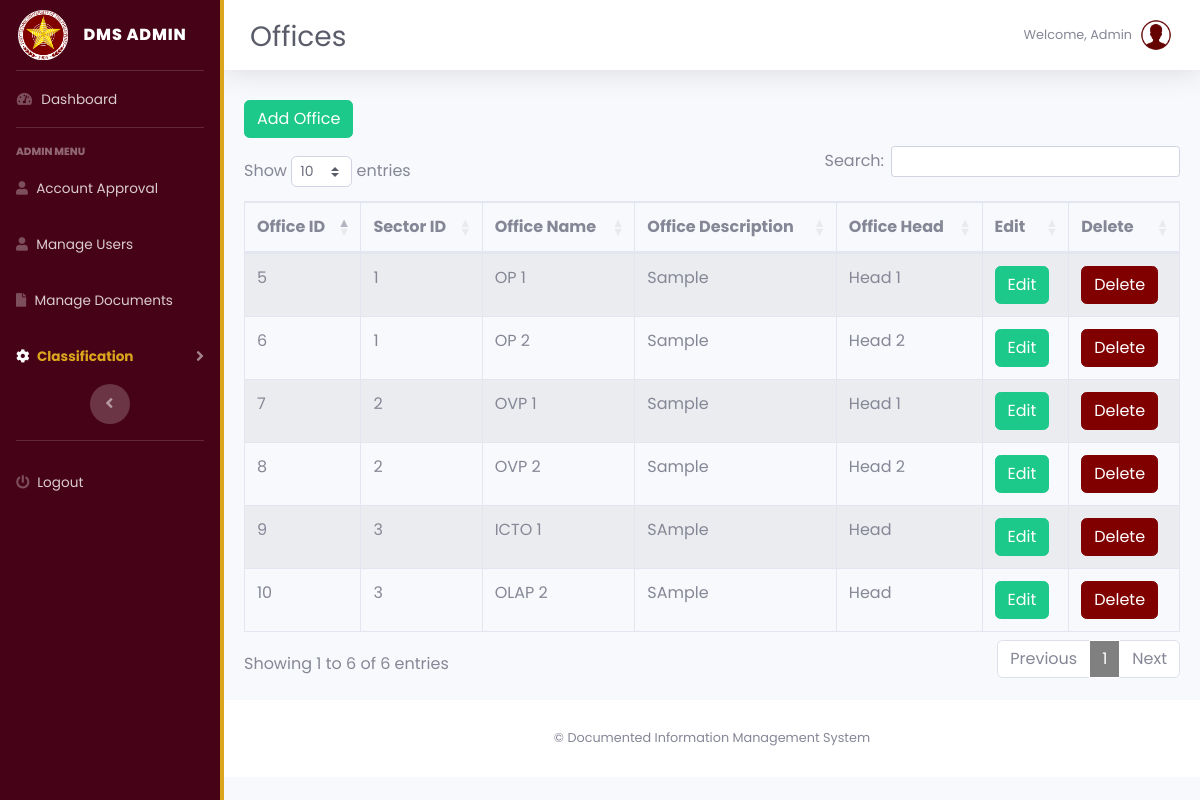
Screenshot of /admin/offices.php with the database file from the repository.
### tables this page shows
CREATE TABLE `office` (
  `Office_ID` int(11) NOT NULL,
  `S_ID` int(11) NOT NULL,
  `Office_Name` varchar(50) NOT NULL,
  `Office_Description` varchar(255) NOT NULL,
  `Office_Head` varchar(50) NOT NULL
);

### admin/offices.php (the view, shortened to what this page needs)
<?php
include('includes/header.php');
include('includes/navbar.php');
include('../admin/database-connect/connect.php');
?>
        <div id="content-wrapper" class="d-flex flex-column">
            <div id="content">
                <nav class="navbar navbar-expand navbar-light bg-white topbar mb-4 static-top shadow newtopbar" style="margin-bottom:0;">
                    <div class="d-sm-flex align-items-center justify-content-between mb-4" style="margin-top: 27px; margin-left: 10px;">
                        <h1 class="h3 mb-0 text-gray-800">Offices</h1>
                    </div>
                    <ul class="navbar-nav ml-auto">
                        <li class="nav-item dropdown no-arrow">
                            <a class="nav-link dropdown-toggle" href="#" id="userDropdown" role="button"
                                data-toggle="dropdown" aria-haspopup="true" aria-expanded="false">
                                <span class="mr-2 d-none d-lg-inline text-gray-600 small">Welcome, Admin</span>
                                <img class="img-profile rounded-circle" src="img/icons8-male-user-50.png">
                            </a>
                        </li>
                    </ul>
                </nav>
                <div class="card-body">
    <div class="table-responsive">
        <td>
            <button type="button" class="btn btn-success add_btn" data-toggle="modal" data-target="#addOfficesModal" style="margin-bottom: 8px; margin-top:10px;">Add
                Office</button>
        </td>
        <?php
        $query = "SELECT * FROM office";
        $query_run = mysqli_query($conn, $query);
        ?>
        <table id="dataTableID" class="table table-bordered table table-striped " width="100%" cellspacing="0">
            <thead>
                <tr>
                    <th>Office ID</th>
                    <th>Sector ID</th>
                    <th>Office Name</th>
                    <th>Office Description</th>
                    <th>Office Head</th>
                    <th>Edit</th>
                    <th>Delete</th>
                </tr>
            </thead>
            <tbody>
                <?php
                if (mysqli_num_rows($query_run) > 0) {
                    while ($row = mysqli_fetch_assoc($query_run)) {
                        ?>
                        <tr>
                            <td>
                                <?php echo $row['Office_ID']; ?>
                            </td>
                            <td>
                                <?php echo $row['S_ID']; ?>
                            </td>
                            <td>
                                <?php echo $row['Office_Name']; ?>
                            </td>
                            <td>
                                <?php echo $row['Office_Description']; ?>
                            </td>
                            <td>
                                <?php echo $row['Office_Head']; ?>
                            </td>
                            <td>
                                <button type="button" class="btn btn-success edit_btn" data-toggle="modal"
                                    data-target="#editOfficeModal">Edit</button>
                            </td>
                            <td>
                            <button type ="submit" name = "delete_btn" class = "btn btn-danger delete_btn" style="background-color: maroon; border-color: maroon;">Delete</button>
                            </td>
                        </tr>
                        <?php
                    }
                } else {
                    echo "No Record Found";
                }
                ?>
            </tbody>
        </table>
    </div>
</div>
<?php
include('includes/footer.php');
?>

### admin/css/newheader.css (style rules this page uses)
* { font-family: 'Poppins',sans-serif; }
.newtopbar { margin-bottom: 0rem !important; }
.mb-0 { margin-top: 1.5rem !important; margin-bottom: 1.5rem !important; }

### rows the page displays
office: Office_ID "5", S_ID "1", Office_Name "OP 1", Office_Description "Sample", Office_Head "Head 1"
office: Office_ID "6", S_ID "1", Office_Name "OP 2", Office_Description "Sample", Office_Head "Head 2"
office: Office_ID "7", S_ID "2", Office_Name "OVP 1", Office_Description "Sample", Office_Head "Head 1"
office: Office_ID "8", S_ID "2", Office_Name "OVP 2", Office_Description "Sample", Office_Head "Head 2"
office: Office_ID "9", S_ID "3", Office_Name "ICTO 1", Office_Description "SAmple", Office_Head "Head"
office: Office_ID "10", S_ID "3", Office_Name "OLAP 2", Office_Description "SAmple", Office_Head "Head"
